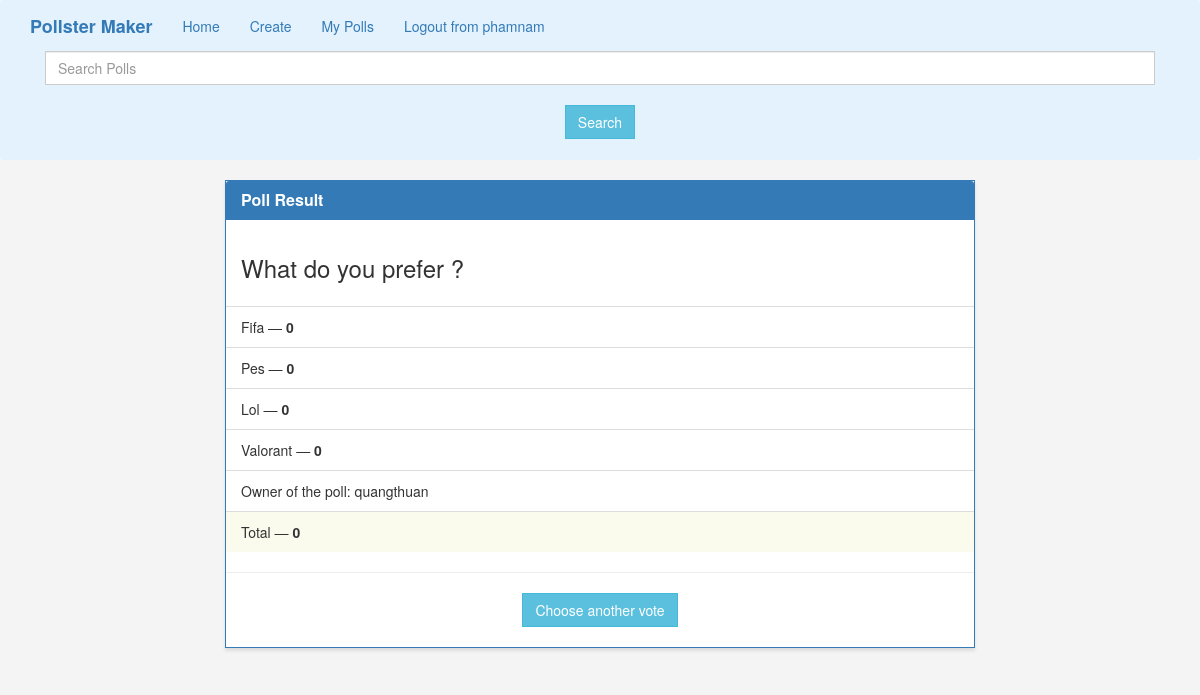
/results/15/ (signed in), run on the app's committed database.
### polls/models.py (models this page shows, shortened)
class Poll (models.Model):
    question_text = models.TextField(max_length=1000, blank=False, null=False)
    owner = models.IntegerField("Poll Owner", blank=False, default=1)
    op_one = models.CharField(max_length=30, blank=False, null=False)
    op_two = models.CharField(max_length=30, blank=False, null=False)
    op_three = models.CharField(max_length=30, blank=False, null=False)
    op_four = models.CharField(max_length=30, blank=False, null=False)
    op_one_count = models.IntegerField(default=0)
    op_two_count = models.IntegerField(default=0)
    op_three_count = models.IntegerField(default=0)
    op_four_count = models.IntegerField(default=0)
    def total(self):
        return self.op_one_count + self.op_two_count + self.op_three_count +self.op_four_count

### polls/views.py (the view)
# urls.py: path('results/<poll_id>/', views.results, name='results'),
def results(request, poll_id):
    poll = Poll.objects.get(pk=poll_id)
    poll_owner = User.objects.get(pk=poll.owner)
    context = {
        'poll' : poll,
        'poll_owner' : poll_owner
    }
    return render(request, 'polls/results.html', context)

### polls/templates/polls/results.html (shortened to what this page needs)
{% extends "polls/base.html" %}
{% block main %}
{% if user.is_authenticated %}
<div class="row">
    <div class="col-lg-8 col-lg-offset-2">
        <div class="panel panel-primary">
            <div class="panel-heading">
                <h3 class="panel-title">Poll Result</h3>
            </div>
            <div class="panel-body">
                <h3>{{ poll.question_text }}</h3>
            </div>
            <ul class="list-group">
                <li class="list-group-item">{{ poll.op_one }} &mdash; <strong>{{ poll.op_one_count }}</strong></li>
                <li class="list-group-item">{{ poll.op_two }} &mdash; <strong>{{ poll.op_two_count }}</strong></li>
                <li class="list-group-item">{{ poll.op_three }} &mdash; <strong>{{ poll.op_three_count }}</strong></li>
                <li class="list-group-item">{{ poll.op_four }} &mdash; <strong>{{ poll.op_four_count }}</strong></li>
                <li class="list-group-item">Owner of the poll: {{poll_owner}}</li>
            </ul>
            <div class="panel-footer">
                Total &mdash; <strong>{{ poll.total }}</strong>
            </div>
            <div>
                <hr/>
                <center><a href="{% url 'home' %}" ><button class="btn btn-info" >Choose another vote</button></a></center>
                <br>
            </div>
        </div>
    </div>
</div>
{% else %}
    <h1>Sorry, Please Logged In to view our incredible result</h1>
    <strong><a href="{% url 'login' %}">Log in Here</a></strong>
    <br/>
    If you haven't had an account, please <strong><a href="{% url 'register' %}">Register Here</a></strong>
{%endif%}
{% endblock %}

### polls/templates/polls/base.html (shortened to what this page needs)
{% load static %}
<!DOCTYPE html>
<html lang="en">
	<head>
		<link rel="stylesheet" href="https://maxcdn.bootstrapcdn.com/bootstrap/3.3.7/css/bootstrap.min.css">
		<link rel="stylesheet" type="text/css" href="{% static 'style.css' %}" />
	</head>
	<body>
		<nav class="navbar navbar-light" style="background-color: #e3f2fd;" role="navigation">
			<div class="container">
				<div class="navbar-header">
					<a class="navbar-brand" href="{% url 'home' %}">Pollster Maker</a>
				</div>
				<div class="collapse navbar-collapse navbar-ex1-collapse">
					<ul class="nav navbar-nav">
						<li><a href="{% url 'home' %}">Home</a></li>
						<li><a href="{% url 'create' %}">Create</a></li>
						{% if user.is_authenticated %}
							<li><a href="{% url 'my-polls' %}">My Polls</a></li>
							<li><a href="{% url 'logout' %}">Logout from {{user}}</a></li>
						{% else %}
							<li><a href="{% url 'login' %}">Login</a></li>
							<li><a href="{% url 'register' %}">Register</a></li>
						{% endif %}
					</ul>
					<form class="d-flex" role="search" method=POST action="{% url 'search-polls' %}">
        				<input class="form-control me-2" type="search" placeholder="Search Polls" aria-label="Search" name="searched">
						<br/>
					  <div>
						  <center>
						  	<button class="btn btn-info" type="submit">Search</button>
						  </center>
						  <br>
					  </div>
      				</form>
				</div>
			</div>
		</nav>
		<div class="container">
			{% block main %}{% endblock %}
		</div>
	</body>
</html>

### polls/static/style.css (style rules this page uses)
.navbar-default, .btn, .form-control, .panel { border-radius: 0; }
.panel-footer { background-color: rgba(245, 245, 220, .5); border-color: rgba(245, 245, 220, .4); }
.panel { box-shadow: 0px 3px 3px 0px #ddd; }
a.navbar-brand, .panel-title { font-weight: bolder; }

### polls/templates/polls/base.html (style rules this page uses)
body { background: #f4f4f4 }

### data on the page
Poll: question_text "What do you prefer ?", op_one "Fifa", op_one_count "0", op_two "Pes", op_two_count "0", op_three "Lol", op_three_count "0", op_four "Valorant", op_four_count "0", total "0"

### other printed values
{{ user }} "phamnam"
{{ poll_owner }} "quangthuan"
